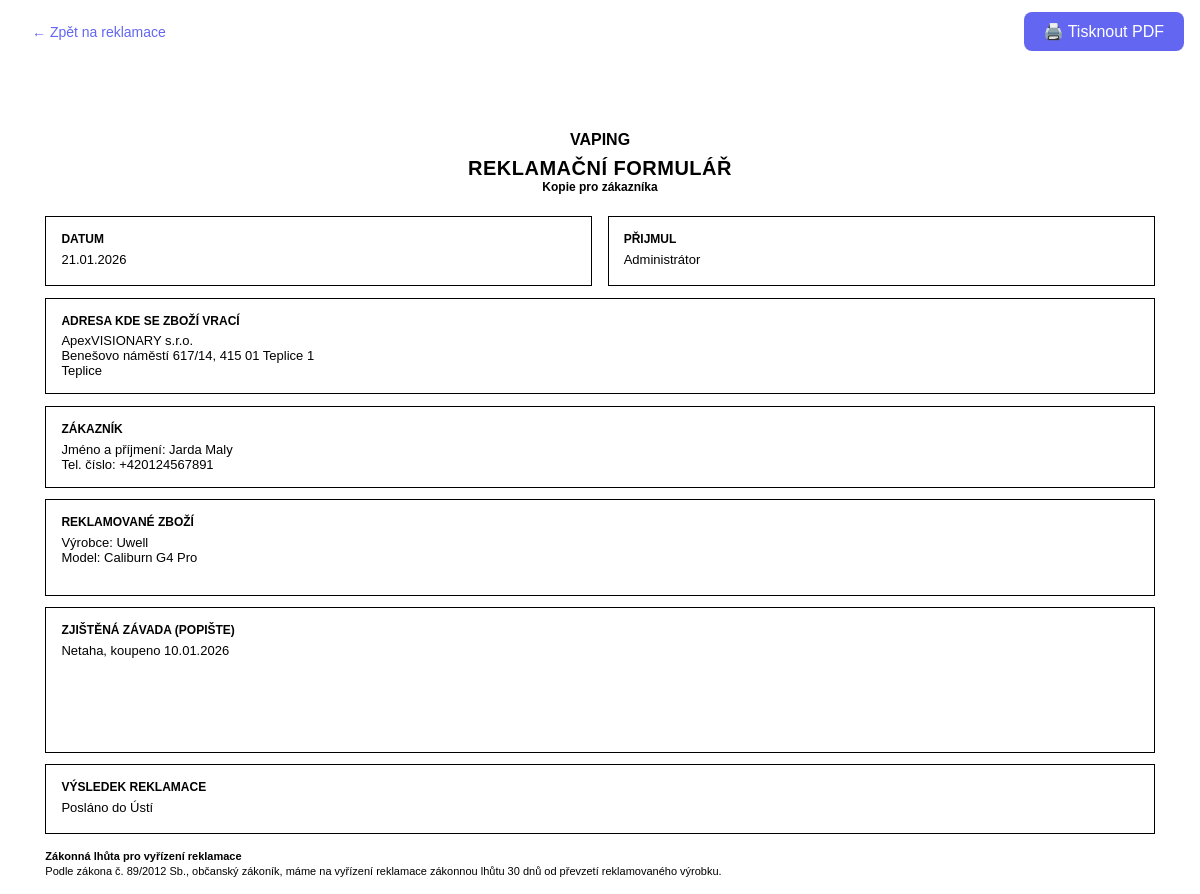
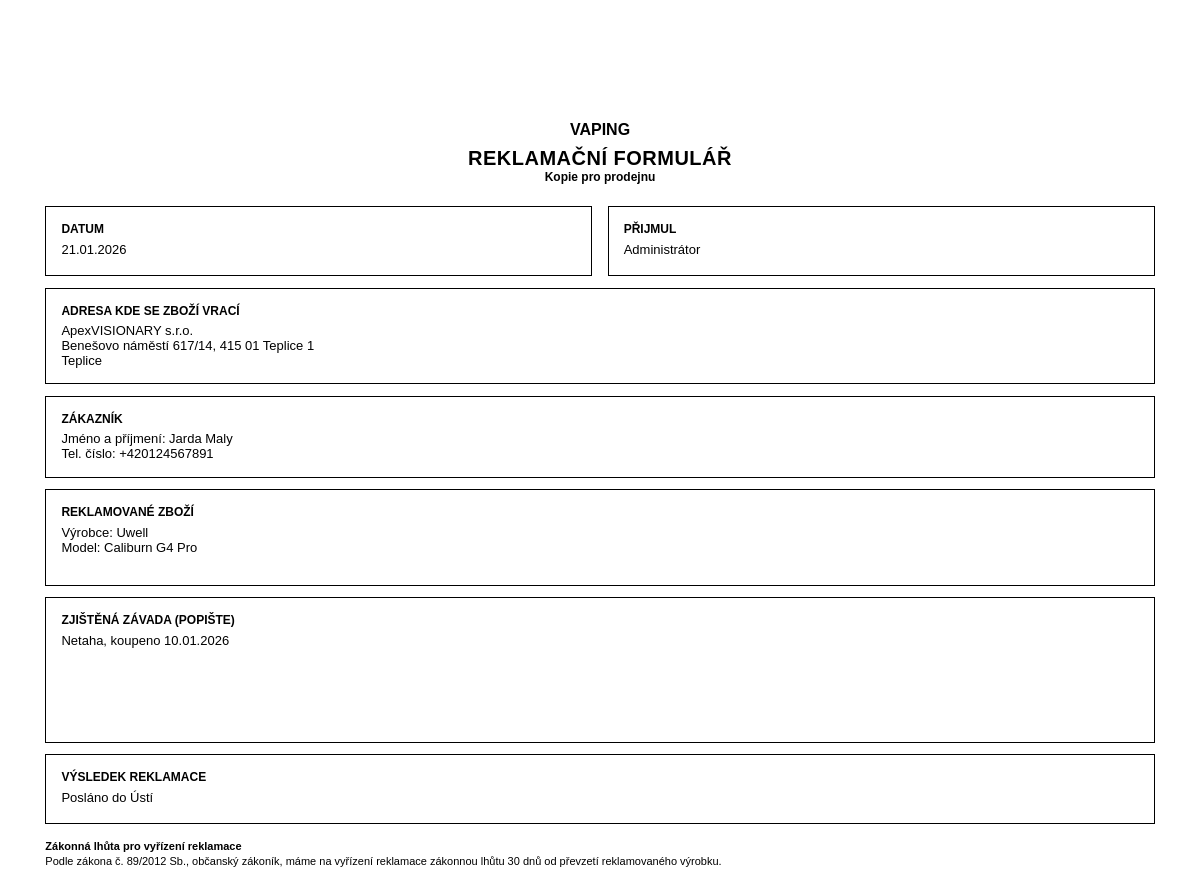
The page /reklamace/1/print (signed in) on the database its author committed (2 pictures, top to bottom).
### app.py (models this page shows)
class Reklamace(db.Model):
    id = db.Column(db.Integer, primary_key=True)
    pobocka_id = db.Column(db.Integer, db.ForeignKey('pobocka.id'), nullable=False)
    zakaznik = db.Column(db.String(120), nullable=False)
    telefon = db.Column(db.String(20), nullable=True)
    znacka = db.Column(db.String(100), nullable=False)
    model = db.Column(db.String(100), nullable=True)
    barva = db.Column(db.String(50), nullable=True)  # Barva zboží
    datum_prijmu = db.Column(db.Date, nullable=False)
    datum_zakoupeni = db.Column(db.Date, nullable=True)  # Datum zakoupení zboží
    popis_zavady = db.Column(db.Text, nullable=False)
    stav = db.Column(db.String(30), default='Čeká')  # Čeká / Výměna kus za kus / Posláno do Ústí / Zamítnuto
    sleva_procent = db.Column(db.Float, nullable=True)  # Procenta slevy při Zamítnuto (reklamace na krajíčku)
    reseni = db.Column(db.Text, nullable=True)
    cena = db.Column(db.Float, nullable=True)
    poznamky = db.Column(db.Text, nullable=True)
    zavolano_zakaznikovi = db.Column(db.Boolean, default=False, nullable=False)
    prijal = db.Column(db.String(100), nullable=True)  # Kdo přijal reklamaci
    archived = db.Column(db.Boolean, default=False, nullable=False)  # Archivováno – skryto z běžného přehledu
    archived_at = db.Column(db.DateTime, nullable=True)  # Kdy bylo archivováno
    created_at = db.Column(db.DateTime, default=get_current_time, nullable=False)
    pobocka = db.relationship('Pobocka', backref='reklamace', lazy=True)

class Pobocka(db.Model):
    id = db.Column(db.Integer, primary_key=True)
    nazev = db.Column(db.String(100), nullable=False)
    adresa = db.Column(db.String(200), nullable=True)  # Adresa pobočky
    firma = db.Column(db.String(200), nullable=True)  # Název firmy

### app.py (the view)
@app.route('/reklamace/<int:reklamace_id>/print')
@login_required
def reklamace_print(reklamace_id):
    reklamace = Reklamace.query.get_or_404(reklamace_id)
    pobocka = Pobocka.query.get_or_404(reklamace.pobocka_id)
    if not current_user.can_access_pobocka(reklamace.pobocka_id):
        flash('Nemáte přístup k této pobočce!', 'danger')
        return redirect(url_for('index'))
    return render_template('reklamace_print.html', reklamace=reklamace, pobocka=pobocka)

### app.py (called while the page is built)
@app.teardown_appcontext
def shutdown_session(exception=None):
    db.session.remove()
    if exception:
        db.session.rollback()

@login_manager.user_loader
def load_user(user_id):
    try:
        return User.query.get(int(user_id))
    except (ValueError, TypeError):
        return None

    def is_admin(self) -> bool:
        return self.role == 'admin'

    def can_access_pobocka(self, pobocka_id: int) -> bool:
        if self.is_admin():
            return True
        if pobocka_id in [p.id for p in self.pobocky]:
            return True
        return self.pobocka_id == pobocka_id

### templates/reklamace_print.html (shortened to what this page needs)
<!DOCTYPE html>
<html lang="cs">
<head>
</head>
<body>
    <div class="no-print" style="padding: 12px 16px; display: flex; justify-content: space-between; align-items: center; flex-wrap: wrap; gap: 8px;">
        <a href="{{ url_for('reklamace_branch', pobocka_id=pobocka.id) }}" style="padding: 8px 16px; font-size: 14px; text-decoration: none; color: #6366f1; font-weight: 500;">← Zpět na reklamace</a>
        <button onclick="window.print()" style="padding: 10px 20px; font-size: 16px; cursor: pointer; background: #6366f1; color: #fff; border: none; border-radius: 8px;">🖨️ Tisknout PDF</button>
    </div>
    {% for badge in ['Kopie pro zákazníka', 'Kopie pro prodejnu'] %}
    <div class="page">
        <div class="brand">
            <div style="font-weight:700;">VAPING</div>
            <div class="title">REKLAMAČNÍ FORMULÁŘ</div>
            <div class="copy-badge">{{ badge }}</div>
        </div>
        <div class="grid2">
            <div class="field">
                <div class="label">Datum</div>
                <div class="value">{{ reklamace.datum_prijmu.strftime('%d.%m.%Y') }}</div>
            </div>
            <div class="field">
                <div class="label">Přijmul</div>
                <div class="value">{% if reklamace.prijal %}{{ reklamace.prijal }}{% else %}________________________{% endif %}</div>
            </div>
        </div>
        <div class="field">
            <div class="label">Adresa kde se zboží vrací</div>
            <div class="value">{% if pobocka.firma %}{{ pobocka.firma }}
{% endif %}{% if pobocka.adresa %}{{ pobocka.adresa }}
{% endif %}{{ pobocka.nazev }}</div>
        </div>
        <div class="field">
            <div class="label">Zákazník</div>
            <div class="value">Jméno a příjmení: {{ reklamace.zakaznik }}
{% if reklamace.telefon %}Tel. číslo: {{ reklamace.telefon }}{% endif %}</div>
        </div>
        <div class="field">
            <div class="label">Reklamované zboží</div>
            <div class="value">Výrobce: {{ reklamace.znacka }}
{% if reklamace.model %}Model: {{ reklamace.model }}{% endif %}
{% if reklamace.datum_zakoupeni %}Datum zakoupení: {{ reklamace.datum_zakoupeni.strftime('%d.%m.%Y') }}{% endif %}</div>
        </div>
        <div class="field" style="min-height: 30mm;">
            <div class="label">Zjištěná závada (popište)</div>
            <div class="value">{{ reklamace.popis_zavady }}</div>
        </div>
        {% if reklamace.stav and reklamace.stav != 'Čeká' %}
        <div class="field">
            <div class="label">Výsledek reklamace</div>
            <div class="value">{{ reklamace.stav }}{% if reklamace.stav == 'Zamítnuto' and reklamace.sleva_procent %} – sleva {{ reklamace.sleva_procent|int }}%{% endif %}</div>
        </div>
        {% endif %}
        <div class="small" style="margin-top:4mm;">
            <div><strong>Zákonná lhůta pro vyřízení reklamace</strong></div>
            <div>Podle zákona č. 89/2012 Sb., občanský zákoník, máme na vyřízení reklamace zákonnou lhůtu 30 dnů od převzetí reklamovaného výrobku.</div>
        </div>
    </div>
    {% endfor %}
</body>
</html>

### templates/reklamace_print.html (style rules this page uses)
body { font-family: Arial, sans-serif; color: #000; margin: 0; }
.page { padding: 18mm 12mm; page-break-after: always; }
.page:last-child { page-break-after: auto; }
.brand { text-align: center; margin-bottom: 6mm; }
.brand .title { font-size: 20px; font-weight: 700; letter-spacing: .5px; margin-top: 2mm; }
.field { border: 1px solid #000; padding: 4mm; margin-bottom: 3mm; min-height: 10mm; }
.label { font-size: 12px; font-weight: 700; margin-bottom: 1.5mm; text-transform: uppercase; }
.value { font-size: 13px; white-space: pre-wrap; }
.grid2 { display: grid; grid-template-columns: 1fr 1fr; gap: 4mm; }
.small { font-size: 11px; line-height: 1.35; }
.copy-badge { font-size: 12px; font-weight: 700; margin-bottom: 4mm; }

### rows shown on the page
Reklamace: datum_prijmu "21.01.2026" "21.01.2026", prijal "Administrátor" "Administrátor", zakaznik "Jarda Maly" "Jarda Maly", telefon "+420124567891" "+420124567891", znacka "Uwell" "Uwell", model "Caliburn G4 Pro" "Caliburn G4 Pro", popis_zavady "Netaha, koupeno 10.01.2026" "Netaha, koupeno 10.01.2026", stav "Posláno do Ústí" "Posláno do Ústí"
Pobocka: firma "ApexVISIONARY s.r.o." "ApexVISIONARY s.r.o.", adresa "Benešovo náměstí 617/14, 415 01 Teplice 1" "Benešovo náměstí 617/14, 415 01 Teplice 1", nazev "Teplice" "Teplice"

### other values the page prints
{{ badge }} "Kopie pro zákazníka" "Kopie pro prodejnu"
